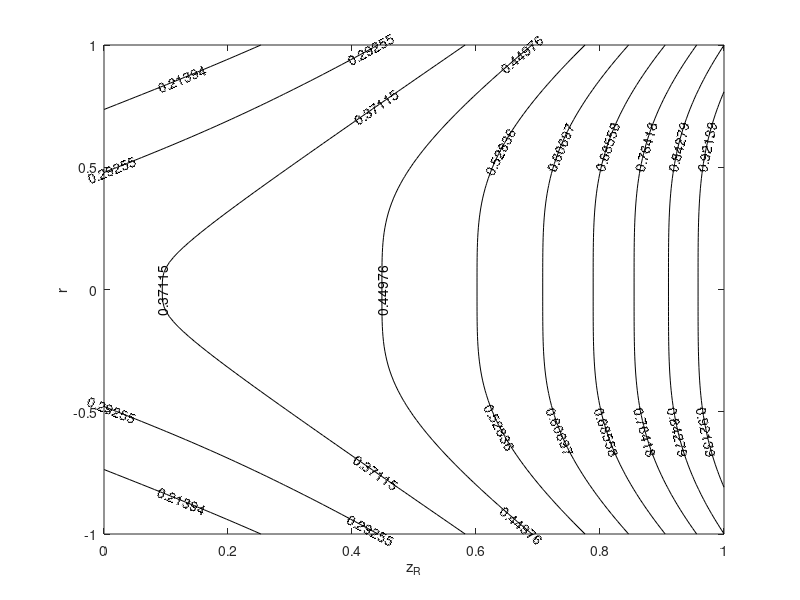

This figure's MATLAB source:
width=1;
angle = -10.54/30*0.0; %TO ROTATE CLOCKWISE BY X DEGREES
R = [cos(angle) -sin(angle);sin(angle) cos(angle)];  %CREATE THE MATRIX
%R = [0.97 -0.03;0.03 0.97];
x = linspace(-width*0.0,width);
y = linspace(-width,width);
[Xq,Yq] = meshgrid(x,y); % Original
XY = [Xq(:) Yq(:)]; % Create Matrix Of Vectors
%Z = sin(X) + cos(Y);
rotXY=XY*R';  %MULTIPLY VECTORS BY THE ROT MATRIX
Z = Xq.*exp(-(Xq.^2+Yq.^2)/width^2); % ‘Z’ To Provide A Surface
phi=det(R*R);
%Z = sin(X)

%contourf(X,Y,Z,10)
%colorbar("on")
Xqr = reshape(rotXY(:,1), size(Xq,1), []);
Yqr = reshape(rotXY(:,2), size(Yq,1), []);


Zr = exp(-(Xqr.^2+Yqr.^2-2*Xqr.*sqrt(Xqr.^2+Yqr.^2)*phi+phi^2)/width^2); % ‘Z’ To Provides A Surface


%Zr = Zr/max(max(Zr));

contour(Xqr,Yqr,Zr,10,'ShowText',"on", 'linecolor','black') % Rotated contour(X,Y,Z,'ShowText','on')
t = xlabel('z_R');
t = ylabel('r');
%,true,"LabelFormat","%0.1f m"

%contour(Zr,10,"ShowText","on","LabelFormat",@mylabel, 'linecolor','b')
xlim([0 width])
ylim([-width width])

function labels = mylabel(vals)
feetPerMeter = 3.28084;
feet = round(vals.*feetPerMeter);
labels = vals + " m (" + feet + " ft)";
labels(vals == 0) = "0 nm";
end
